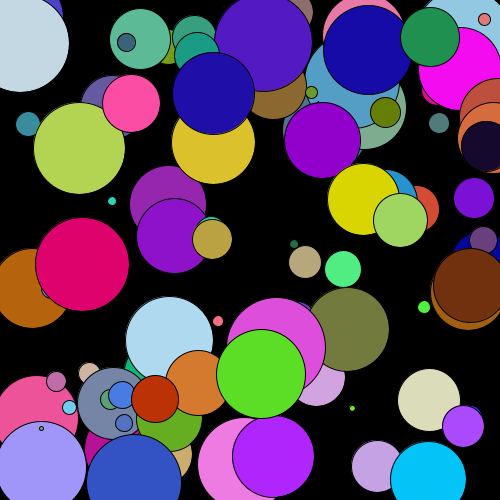
Frame 1 (no input)
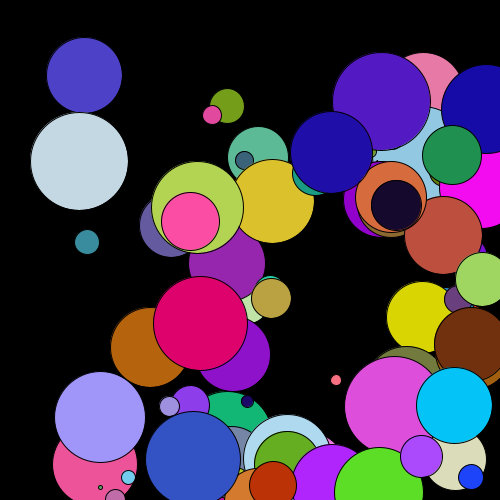
Frame 60 (the mouse pressed at the canvas centre just before this capture)
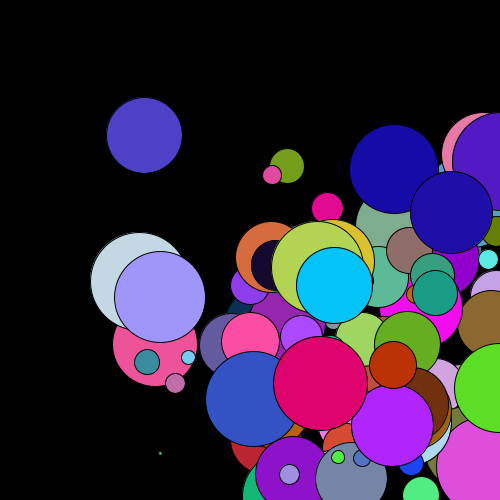
Frame 120 (the mouse held since frame 60 and released just before this capture)

The Processing sketch that drew these frames (run headless with seeded random() and noise(); from frame 60 on, the mouse is pressed at the canvas centre):

// Processing sketch: Array_Use
// ── Array_Use.pde
int num = 100;
int [] size = new int[num];
int [] xPos = new int[num];
int [] yPos = new int[num];
color [] fill = new color[num];//color array
//prints 100 arrays based on declared integers (num, size, xPos, yPos, fill) above

int [] xSpeed = new int[num];
int [] ySpeed = new int[num];
int [] opacity = new int[num];

void setup(){
  size(500, 500);
 for(int i = 0; i<num; i++){
   xPos[i] = int(random(size[i]/2, width-size[i]/2));//important to declare size array before because otherwise, size array doesn't exist
   yPos[i] = int(random(0, height));
   //randomly positions ellipses on screen based on screen parameters
   
   xSpeed[i] = int(random(1, 3));
   ySpeed[i] = int(random(1, 3));
//gives random speeds for our arrays   
   size[i] = int(random(1,100));
   fill[i] = color(random(0, 255), random(0, 255), random(0,255));
   
   opacity[i] = 255;
   //color change integar.  Have to declare 3 random colors bc r,g,b have 3 different values
//gives random sizes to our arrays
 }
}

void draw() {
  background(0);
  for(int i = 0; i<num; i++){
    opacity[i] = 255;
    xPos [i] = xPos[i] + xSpeed[i];
    yPos [i] =yPos[i] + ySpeed[i];
    fill(fill[i], opacity[i]);
    ellipse(xPos[i], yPos[i], size[i], size[i]);//establishes random x Position, y Position and sizes
    
   if(xPos[i] <= 0 || xPos[i] >=width){
     xSpeed[i] = xSpeed[i] *-1;//establishes x boundaries
   }
   if(yPos[i] <= 0 || yPos[i] >=height){
     ySpeed[i] = ySpeed[i] *-1;//establishes y boundaries
  }
  if(dist(mouseX, mouseY, xPos[i], yPos[i])<size[i]/2){
    opacity[i] = 0;
}}
//create a size array to change sizes of all ellipses
//based on distance from mouse, make some balls disappear (hint: use opacity array)
}
